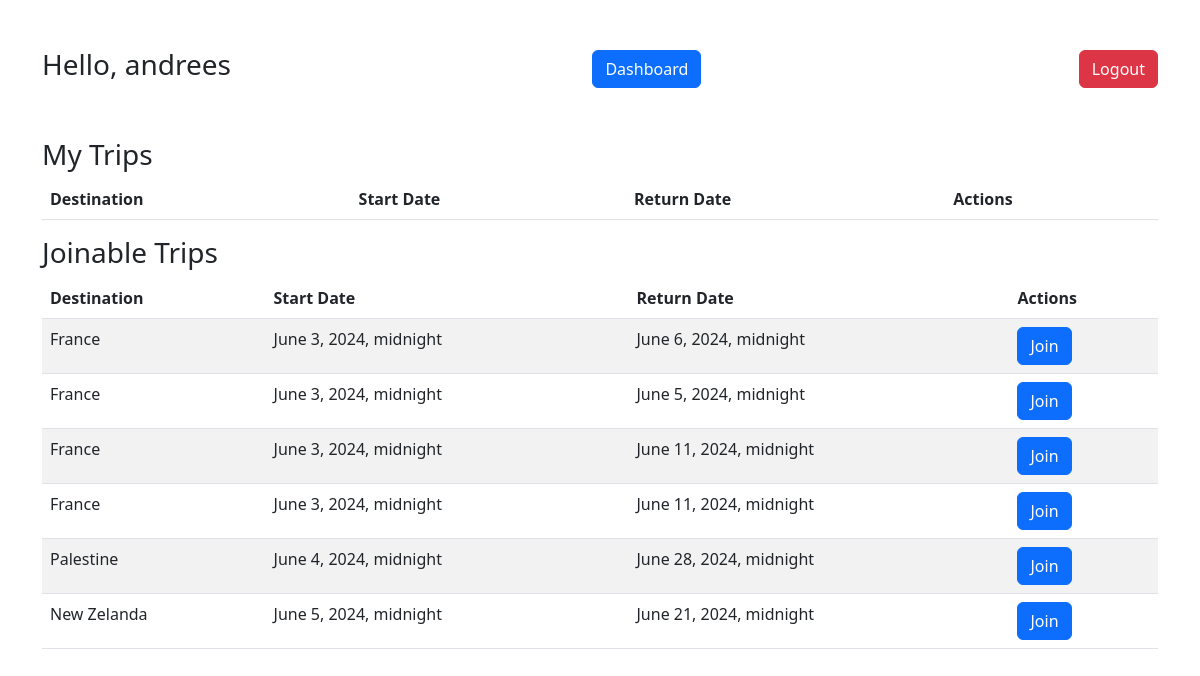
/mytrips (signed in), run on the app's committed database.
### myapp/models.py (models this page shows)
class User(models.Model):
    firstname = models.CharField(max_length=255)
    lastname = models.CharField(max_length=255)
    email = models.CharField(max_length=255)
    password = models.CharField(max_length=255)
    created_at = models.DateTimeField(auto_now_add=True)
    updated_at = models.DateTimeField(auto_now=True)
    objects = UserManager()

class Trip(models.Model):
    destination = models.CharField(max_length=255)
    start_date = models.DateTimeField()
    end_date = models.DateTimeField()
    travelers = models.ManyToManyField(User, related_name="trips")
    itinerary = models.CharField(max_length=50)
    created_at = models.DateTimeField(auto_now_add=True)
    updated_at = models.DateTimeField(auto_now=True)
    organizer = models.ForeignKey(User, related_name="user_trips", on_delete=models.CASCADE)
    objects = TripManager()

### myapp/views.py (the view)
# urls.py: path('mytrips', views.my_trips, name='my_trips'),
def my_trips(request):
    if 'user_id' not in request.session:
        return redirect('/')
    user = User.objects.get(id=request.session['user_id'])
    my_trips = user.trips.all()
    joinable_trips = Trip.objects.exclude(travelers=user)
    context = {
        'user': user,
        'my_trips': my_trips,
        'joinable_trips': joinable_trips,
    }
    return render(request, 'mytrips.html', context)

### myapp/Templates/mytrips.html (shortened to what this page needs)
<!DOCTYPE html>
<html lang="en">
<head>
    <link href="https://cdn.jsdelivr.net/npm/bootstrap@5.2.0-beta1/dist/css/bootstrap.min.css" rel="stylesheet">
</head>
<body>
    <div class="container mt-5">
        <div class="d-flex justify-content-between align-items-center">
            <h3>Hello, {{ user.firstname }}</h3>
            <a href="/dashboard" class="btn btn-primary me-3">Dashboard</a>
            <a href="/logout" class="btn btn-danger">Logout</a>
        </div>
    </div>
    <div class="container mt-5">
        <h3>My Trips</h3>
        <table class="table table-striped">
            <thead>
                <tr>
                    <th>Destination</th>
                    <th>Start Date</th>
                    <th>Return Date</th>
                    <th>Actions</th>
                </tr>
            </thead>
        </table>
        <h3>Joinable Trips</h3>
        <table class="table table-striped">
            <thead>
                <tr>
                    <th>Destination</th>
                    <th>Start Date</th>
                    <th>Return Date</th>
                    <th>Actions</th>
                </tr>
            </thead>
            <tbody>
                {% for trip in joinable_trips %}
                <tr>
                    <td>{{ trip.destination }}</td>
                    <td>{{ trip.start_date }}</td>
                    <td>{{ trip.end_date }}</td>
                    <td>
                        <form action="{% url 'join_trip' trip.id %}" method="POST">
                            <button type="submit" class="btn btn-primary">Join</button>
                        </form>
                    </td>
                </tr>
                {% endfor %}
            </tbody>
        </table>
    </div>
</body>
</html>

### data on the page
User: firstname "andrees"
Trip: destination "France", start_date "June 3, 2024, midnight", end_date "June 6, 2024, midnight"
Trip: destination "France", start_date "June 3, 2024, midnight", end_date "June 5, 2024, midnight"
Trip: destination "France", start_date "June 3, 2024, midnight", end_date "June 11, 2024, midnight"
Trip: destination "France", start_date "June 3, 2024, midnight", end_date "June 11, 2024, midnight"
Trip: destination "Palestine", start_date "June 4, 2024, midnight", end_date "June 28, 2024, midnight"
Trip: destination "New Zelanda", start_date "June 5, 2024, midnight", end_date "June 21, 2024, midnight"
